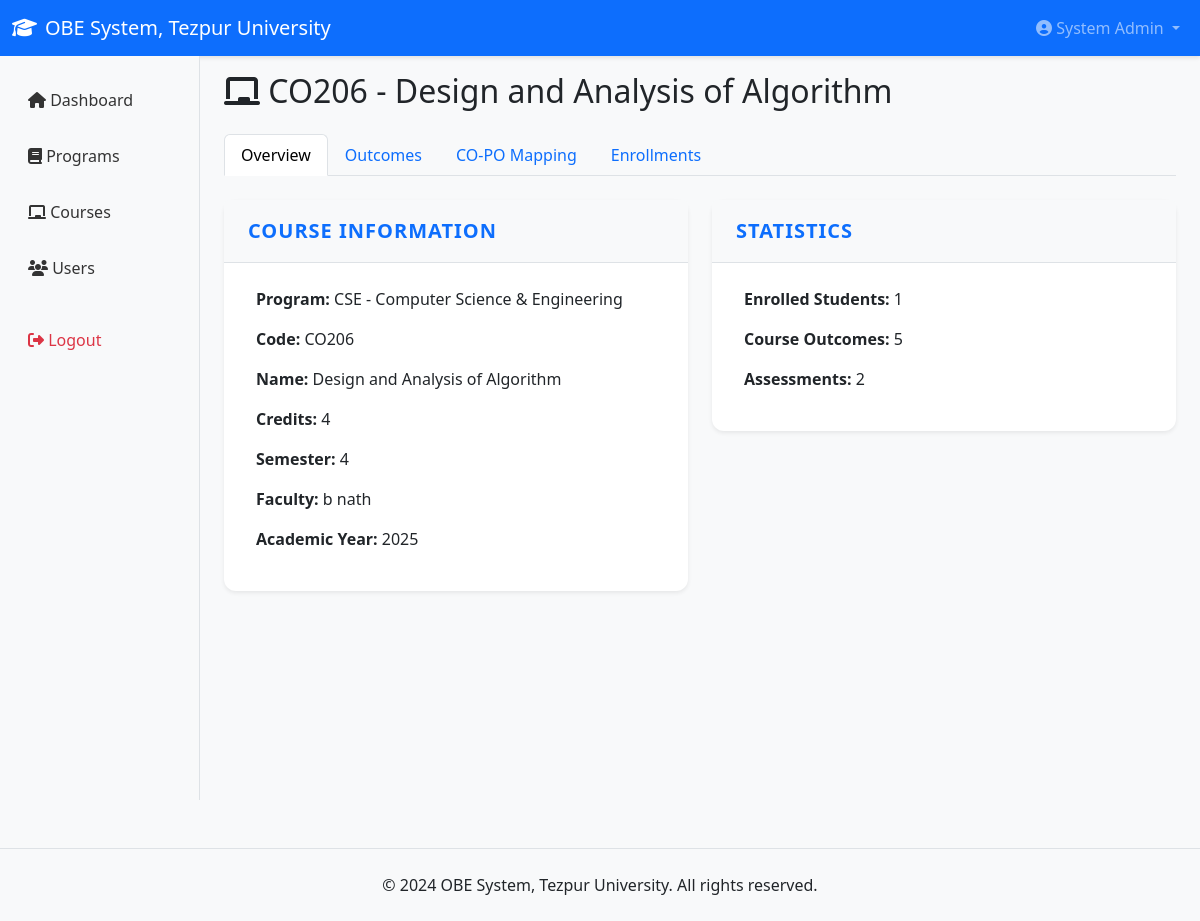
/admin/course-detail.php?id=130 (signed in), run on the app's committed database.
### tables this page shows
CREATE TABLE `courses` (
  `id` int(11) NOT NULL,
  `program_id` int(11) NOT NULL,
  `code` varchar(20) NOT NULL,
  `name` varchar(200) NOT NULL,
  `credits` int(11) DEFAULT 4,
  `semester` int(11) NOT NULL,
  `faculty_id` int(11) DEFAULT NULL,
  `academic_year` varchar(20) DEFAULT NULL,
  `created_at` timestamp NOT NULL DEFAULT current_timestamp()
);

CREATE TABLE `programs` (
  `id` int(11) NOT NULL,
  `code` varchar(20) NOT NULL,
  `name` varchar(100) NOT NULL,
  `department` varchar(100) DEFAULT NULL,
  `duration` int(11) DEFAULT 4,
  `created_at` timestamp NOT NULL DEFAULT current_timestamp()
);

CREATE TABLE `users` (
  `id` int(11) NOT NULL,
  `username` varchar(50) NOT NULL,
  `password` varchar(255) NOT NULL,
  `email` varchar(100) NOT NULL,
  `full_name` varchar(100) NOT NULL,
  `role` enum('admin','faculty','student') NOT NULL,
  `department` varchar(100) DEFAULT NULL,
  `program` varchar(50) NOT NULL,
  `is_active` tinyint(1) DEFAULT 1,
  `created_at` timestamp NOT NULL DEFAULT current_timestamp()
);

### includes/db.php (called while the page is built, shortened)
<?php
class Database {
    private $conn;
    public function __construct() {
        $this->conn = new mysqli(DB_HOST, DB_USER, DB_PASS, DB_NAME);
        $this->conn->set_charset("utf8mb4");
    }
    public function prepare($sql) {
        return $this->conn->prepare($sql);
    }
}
function getDB() {
    static $db = null;
    if (!$db) {
        $db = new Database();
    }
    return $db;
}
?>

### admin/course-detail.php (the view, shortened to what this page needs)
<?php
require_once '../includes/db.php';
$db = getDB();
$course_id = isset($_GET['id']) ? intval($_GET['id']) : 0;
$stmt = $db->prepare("SELECT c.*, p.code as prog_code, p.name as prog_name, u.full_name as faculty_name
                     FROM courses c
                     JOIN programs p ON c.program_id = p.id
                     LEFT JOIN users u ON c.faculty_id = u.id
                     WHERE c.id = ?");
$stmt->bind_param("i", $course_id);
$stmt->execute();
$course = $stmt->get_result()->fetch_assoc();
include '../includes/header.php';
?>
<h2 class="mb-4">
    <i class="fas fa-chalkboard"></i> <?php echo $course['code']; ?> - <?php echo $course['name']; ?>
</h2>
<ul class="nav nav-tabs mb-4" role="tablist">
    <li class="nav-item" role="presentation">
        <button class="nav-link active" id="overview-tab" data-bs-toggle="tab" data-bs-target="#overview" type="button">
            Overview
        </button>
    </li>
    <li class="nav-item" role="presentation">
        <button class="nav-link" id="outcomes-tab" data-bs-toggle="tab" data-bs-target="#outcomes" type="button">
            Outcomes
        </button>
    </li>
    <li class="nav-item" role="presentation">
        <button class="nav-link" id="mapping-tab" data-bs-toggle="tab" data-bs-target="#mapping" type="button">
            CO-PO Mapping
        </button>
    </li>
    <li class="nav-item" role="presentation">
        <button class="nav-link" id="students-tab" data-bs-toggle="tab" data-bs-target="#students" type="button">
            Enrollments
        </button>
    </li>
</ul>
<div class="tab-content">
    <div class="tab-pane fade show active" id="overview">
        <div class="row">
            <div class="col-md-6">
                <div class="card">
                    <div class="card-header">Course Information</div>
                    <div class="card-body">
                        <p><strong>Program:</strong> <?php echo $course['prog_code'] . ' - ' . $course['prog_name']; ?></p>
                        <p><strong>Code:</strong> <?php echo $course['code']; ?></p>
                        <p><strong>Name:</strong> <?php echo $course['name']; ?></p>
                        <p><strong>Credits:</strong> <?php echo $course['credits']; ?></p>
                        <p><strong>Semester:</strong> <?php echo $course['semester']; ?></p>
                        <p><strong>Faculty:</strong> <?php echo $course['faculty_name'] ?? '-'; ?></p>
                        <p><strong>Academic Year:</strong> <?php echo $course['academic_year']; ?></p>
                    </div>
                </div>
            </div>
            <div class="col-md-6">
                <div class="card">
                    <div class="card-header">Statistics</div>
                    <div class="card-body">
                        <?php
                        $stmt = $db->prepare("SELECT COUNT(*) as count FROM enrollments WHERE course_id = ?");
                        $stmt->bind_param("i", $course_id);
                        $stmt->execute();
                        $enroll = $stmt->get_result()->fetch_assoc();
                        $stmt = $db->prepare("SELECT COUNT(*) as count FROM course_outcomes WHERE course_id = ?");
                        $stmt->bind_param("i", $course_id);
                        $stmt->execute();
                        $outcomes = $stmt->get_result()->fetch_assoc();
                        $stmt = $db->prepare("SELECT COUNT(*) as count FROM assessments WHERE course_id = ?");
                        $stmt->bind_param("i", $course_id);
                        $stmt->execute();
                        $assessments = $stmt->get_result()->fetch_assoc();
                        ?>
                        <p><strong>Enrolled Students:</strong> <?php echo $enroll['count']; ?></p>
                        <p><strong>Course Outcomes:</strong> <?php echo $outcomes['count']; ?></p>
                        <p><strong>Assessments:</strong> <?php echo $assessments['count']; ?></p>
                    </div>
                </div>
            </div>
        </div>
    </div>
</div>
<?php include '../includes/footer.php'; ?>

### assets/css/style.css (style rules this page uses)
* { margin: 0; padding: 0; box-sizing: border-box; }
body { font-family: 'Segoe UI', Tahoma, Geneva, Verdana, sans-serif; background-color: #f8f9fa; color: #212529; }
.card { border: none; box-shadow: 0 0.125rem 0.25rem rgba(0,0,0,0.075); margin-bottom: 1.5rem; border-radius: 0.75rem; background: #ffffff; transition: box-shadow 0.3s ease; }
.card-header { background-color: #f8f9fa; border-bottom: 1px solid #dee2e6; font-weight: 600; font-size: 1.25rem; padding: 1rem 1.5rem; border-top-left-radius: 0.75rem; border-top-right-radius: 0.75rem; color: #0d6efd; letter-spacing: 0.05em; text-transform: uppercase; }
.card-body { padding: 1.5rem 2rem; color: #212529; font-size: 1rem; }

### data on the page
courses: code "CO206", name "Design and Analysis of Algorithm", program.code "CSE", program.name "Computer Science & Engineering", credits "4", semester "4", faculty.full_name "b nath", academic_year "2025"

### other printed values
SITE_NAME "OBE System, Tezpur University"
$user['full_name'] "System Admin"
$enroll['count'] "1"
$outcomes['count'] "5"
$assessments['count'] "2"
